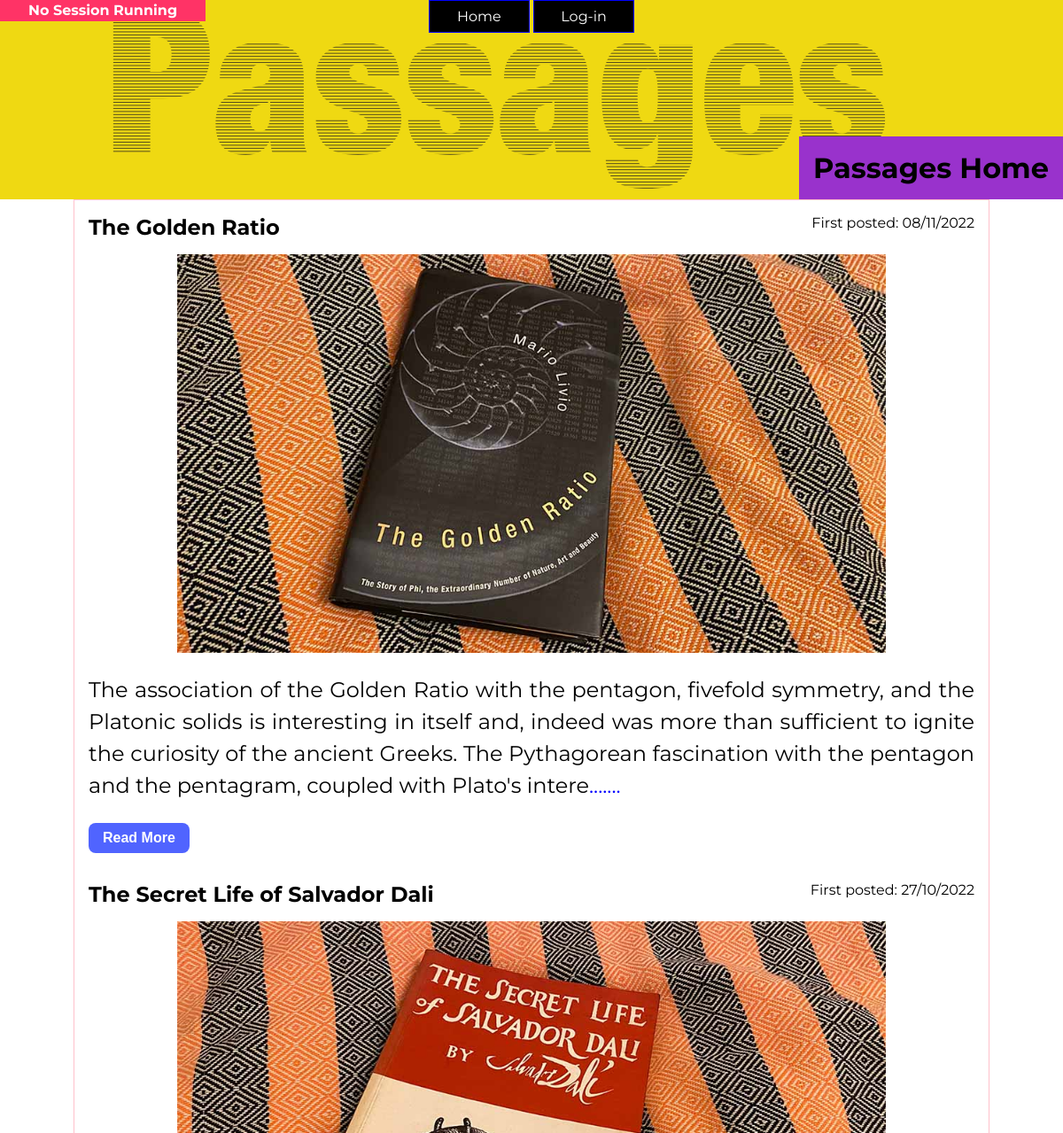
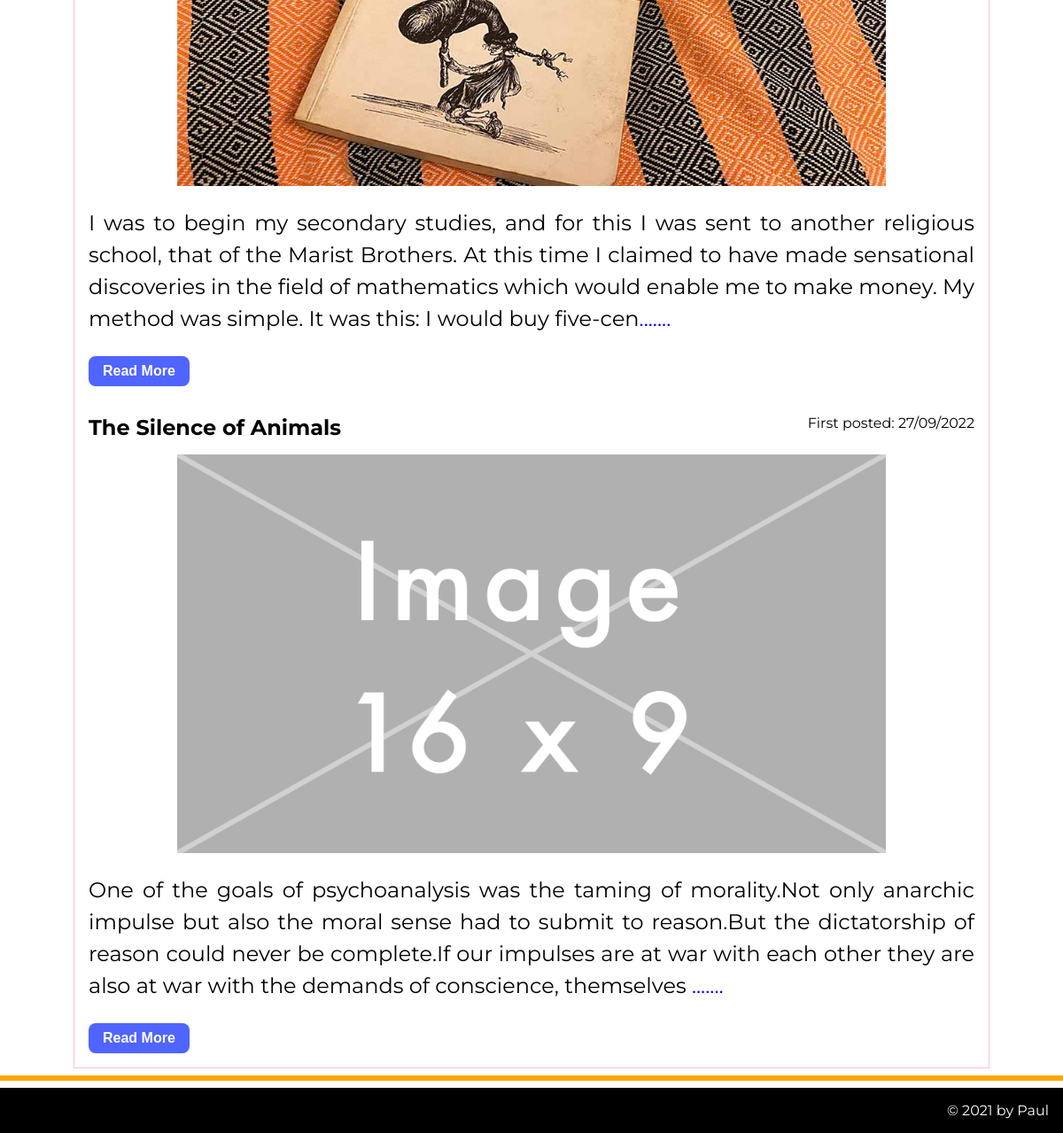
The page / on the database its author committed (2 pictures, top to bottom).
### tables this page shows
CREATE TABLE post(
    post_id integer primary key autoincrement not null,
    title text not null,
    body text not null,
    user_id integer not null,
    created_at date not null,
    image text,
    alttext text,
    updated_at date,
    foreign key (user_id) references user(user_id)
);

### server.py (the view)
@app.route('/')
def index():
    sql = "select title, substr(body, 0,300), created_at, post_id, image, alttext from post order by created_at desc;"
    blog_result = run_search_query(sql, db_path)
    if blog_result:
        return render_template('index.html', posts=blog_result)
    else:
        return render_template('index.html')

### db_functions.py (called while the page is built)
def reformatSQLiteDate(sqlite_datestring):
    x = datetime.strptime(sqlite_datestring, '%Y-%m-%d %H:%M:%S')
    return x.strftime("%d/%m/%Y")

def run_search_query(sql_query, file_path):
    try:
        db = sqlite3.connect(file_path)
        cursor = db.cursor()
        cursor.execute(sql_query)
        result = cursor.fetchall()
        cursor.close()
    except sqlite3.Error as error:
        print("Error while creating sqlite table: {}".format(error))
    finally:
        if db:
            db.close()
        if result:
            return result

### server.py (called while the page is built)
def new_lines_paragraph(s):
    new_str = "<p>" + s.replace("\n", "</p><p>") + "</p>"
    return Markup(new_str)

### templates/index.html (shortened to what this page needs)
{% extends "layout.html" %}
{% block head %}
{{ super() }}
{% endblock %}
{% block heading %}Passages Home{% endblock %}
{% block content%}
{% for post in posts %}
<div style="overflow:hidden; margin:1em 0;">
    <div style="float:left; display:inline-block;"> <h2 style="margin:0;">{{post[0]}}</h2> </div>
    <div style=" display:inline-block; float:right; ">
    First posted: {{ reformatSQLiteDate(post[2]) }} </div>
</div>
<div><img class="img-responsive" src="{{ url_for('static', filename='images/'+post[4]) }}"  alt=" {{post[5]}} "></div>
<div class="post-text">{{ new_lines_paragraph(post[1]) }}</div>
<div><a href="{{ url_for('viewpost', post_id=post[3]) }}"><button class="btn"> Read More</button> </a></div>
{% endfor %}
{% endblock %}

### static/styles.css (style rules this page uses)
body { background-color: #fff; font-family: 'Montserrat', sans-serif; font-size:100%; margin:0; }
p { font-size: 1.5em; line-height: 1.5; text-align: justify; }
.post-text p::after { content: "......."; color: blue; }
.img-responsive { max-width:80%; margin:auto; display:block; }
.btn { background-color: rgb(80,100,255); font-size: 1em; color: white; text-decoration: none; font-weight:bold; display: inline-block; padding: .5em 1em; margin-bottom: 1em; border-radius:0.5em; border: 0; cursor: pointer; box-sizing:border-box; text-align:center; }

### rows shown on the page
post: title "The Golden Ratio", created_at "08/11/2022", image (picture), new_lines_paragraph "The association of the Golden Ratio with the pentagon, fivefold symmetry, and the Platonic solids is interesting in itself and, indeed was more than sufficient to ignite the curiosity of the ancient Greeks. The Pythagorean fascination with the pentagon and the pentagram, coupled with Plato's intere"
post: title "The Secret Life of Salvador Dali", created_at "27/10/2022", image (picture), new_lines_paragraph "I was to begin my secondary studies, and for this I was sent to another religious school, that of the Marist Brothers. At this time I claimed to have made sensational discoveries in the field of mathematics which would enable me to make money. My method was simple. It was this: I would buy five-cen"
post: title "The Silence of Animals", created_at "27/09/2022", image (placeholder picture), new_lines_paragraph "One of the goals of psychoanalysis was the taming of morality.Not only anarchic impulse but also the moral sense had to submit to reason.But the dictatorship of reason could never be complete.If our impulses are at war with each other they are also at war with the demands of conscience, themselves"
